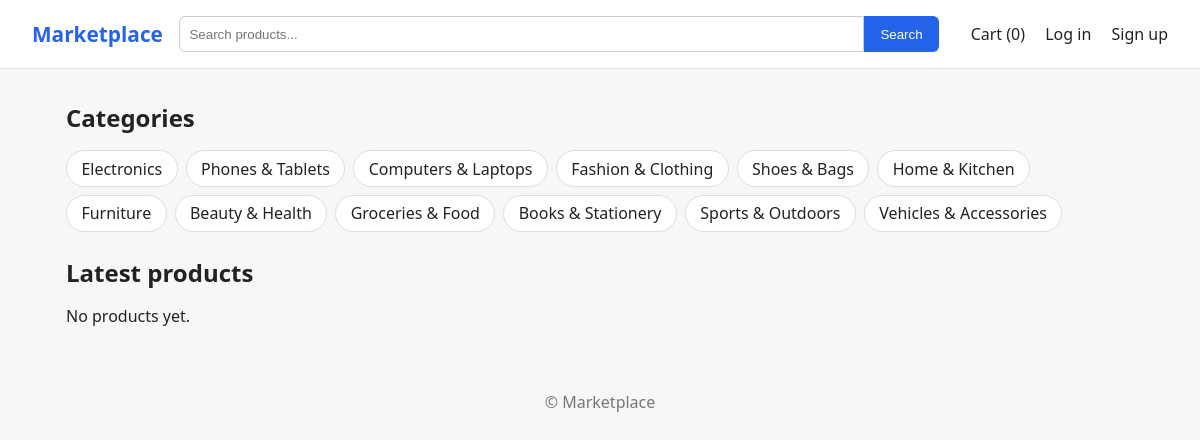
/, run on an earlier commit of the app's database.
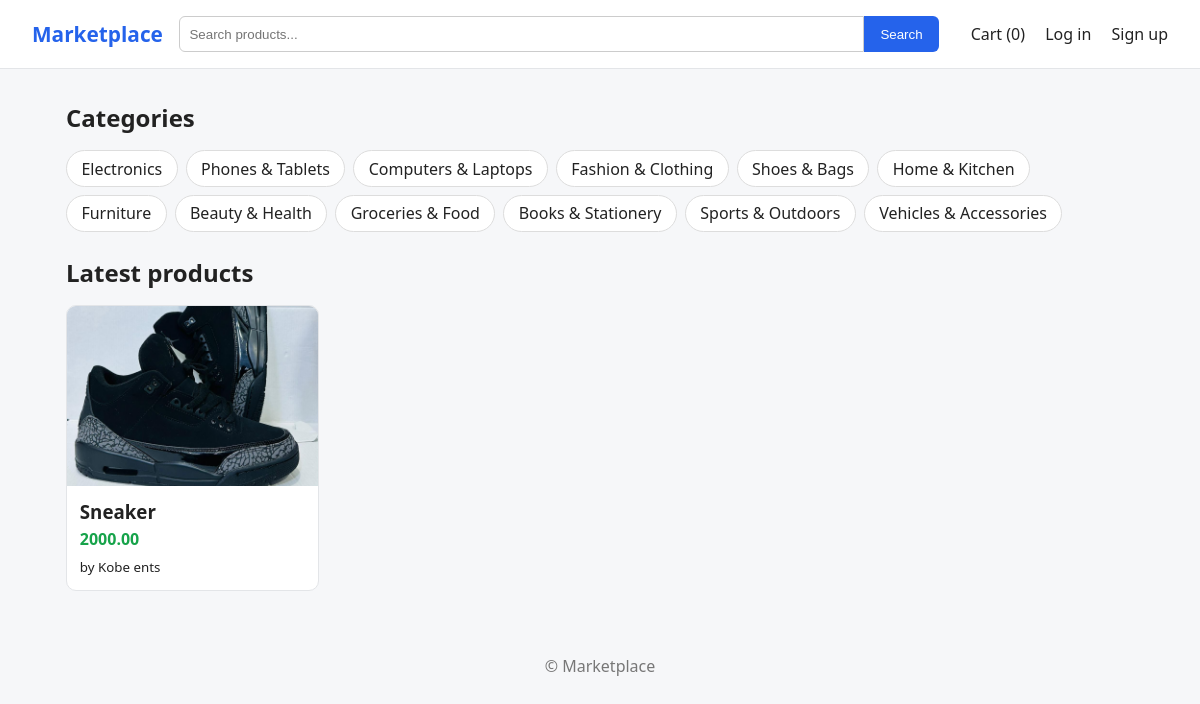
And on a later commit of the database.
### store/models.py (models this page shows, shortened)
class Category(models.Model):
    name = models.CharField(max_length=100)
    slug = models.SlugField(unique=True)
    class Meta:
        verbose_name_plural = "categories"

class Product(models.Model):
    seller = models.ForeignKey(User, on_delete=models.CASCADE, related_name='products')
    category = models.ForeignKey(Category, on_delete=models.SET_NULL, null=True)
    title = models.CharField(max_length=200)
    description = models.TextField()
    price = models.DecimalField(max_digits=10, decimal_places=2)
    image = models.ImageField(upload_to='products/', blank=True)
    is_active = models.BooleanField(default=True)
    created_at = models.DateTimeField(auto_now_add=True)
    class Meta:
        ordering = ['-created_at']

### accounts/models.py (models this page shows)
class Profile(models.Model):
    user = models.OneToOneField(User, on_delete=models.CASCADE)
    is_seller = models.BooleanField(default=False)
    shop_name = models.CharField(max_length=100, blank=True)
    phone = models.CharField(max_length=20, blank=True)
    bio = models.TextField(blank=True)
    def __str__(self):
        return self.shop_name or self.user.username

### store/views.py (the view)
# urls.py: path('', views.home, name='home'),
def home(request):
    products = Product.objects.filter(is_active=True)[:8]
    categories = Category.objects.all()
    return render(request, 'store/home.html', {'products': products, 'categories': categories})

### store/cart.py (called while the page is built)
    def __len__(self):
        return sum(self.cart.values())

### store/context_processors.py (called while the page is built)
def cart_count(request):
    return {'cart_count': len(Cart(request))}

### templates/store/home.html
{% extends 'base.html' %}
{% block content %}
  <h2>Categories</h2>
  <div class="chips">
    {% for c in categories %}
      <a href="{% url 'product_list' %}?category={{ c.slug }}">{{ c.name }}</a>
    {% endfor %}
  </div>
  <h2>Latest products</h2>
  <div class="grid">
    {% for product in products %}
      {% include 'store/_card.html' %}
    {% empty %}
      <p>No products yet.</p>
    {% endfor %}
  </div>
{% endblock %}

### templates/base.html (shortened to what this page needs)
{% load static %}
<!DOCTYPE html>
<html lang="en">
<head>
  <link rel="stylesheet" href="{% static 'css/style.css' %}">
</head>
<body>
  <header class="navbar">
    <a href="{% url 'home' %}" class="logo">Marketplace</a>
    <form action="{% url 'product_list' %}" method="get" class="search">
      <input type="text" name="q" placeholder="Search products..." value="{{ q|default:'' }}">
      <button type="submit">Search</button>
    </form>
    <nav>
      <a href="{% url 'cart' %}">Cart (<span id="cart-count">{{ cart_count }}</span>)</a>
      {% if user.is_authenticated %}
        <span>Hi, {{ user.username }}</span>
        <a href="{% url 'my_orders' %}">My orders</a>
        {% if user.profile.is_seller %}
  <a href="{% url 'seller_dashboard' %}">My shop</a>
  <a href="{% url 'seller_orders' %}">Orders received</a>
        {% else %}
          <a href="{% url 'become_seller' %}">Become a seller</a>
        {% endif %}
        <form action="{% url 'logout' %}" method="post" class="inline-form">
          {% csrf_token %}
          <button type="submit" class="link-btn">Log out</button>
        </form>
      {% else %}
        <a href="{% url 'login' %}">Log in</a>
        <a href="{% url 'signup' %}">Sign up</a>
      {% endif %}
    </nav>
  </header>
  <main class="container">
    {% block content %}{% endblock %}
  </main>
  <footer class="footer">&copy; Marketplace</footer>
</body>
</html>

### templates/store/_card.html
<a href="{% url 'product_detail' product.pk %}" class="card">
  {% if product.image %}
    <img src="{{ product.image.url }}" alt="{{ product.title }}">
  {% else %}
    <div class="no-image">No image</div>
  {% endif %}
  <div class="card-body">
    <h3>{{ product.title }}</h3>
    <p class="price">{{ product.price }}</p>
    <small>by {{ product.seller.profile }}</small>
  </div>
</a>

### static/css/style.css (style rules this page uses)
* { box-sizing: border-box; margin: 0; padding: 0; }
body { font-family: system-ui, sans-serif; background: #f6f7f9; color: #222; }
a { color: inherit; text-decoration: none; }
.navbar { display: flex; gap: 1rem; align-items: center; padding: 1rem 2rem; background: #fff; border-bottom: 1px solid #e3e5e8; flex-wrap: wrap; }
.logo { font-weight: 700; font-size: 1.3rem; color: #2563eb; }
.search { flex: 1; display: flex; min-width: 200px; }
.search input { flex: 1; padding: .6rem; border: 1px solid #ccc; border-radius: 6px 0 0 6px; }
.search button { padding: .6rem 1rem; border: 0; background: #2563eb; color: #fff; border-radius: 0 6px 6px 0; cursor: pointer; }
nav a { margin-left: 1rem; }
.container { max-width: 1100px; margin: 2rem auto; padding: 0 1rem; }
h2 { margin: 1.5rem 0 1rem; }
.chips { display: flex; gap: .5rem; flex-wrap: wrap; margin-bottom: 1rem; }
.chips a { padding: .4rem .9rem; background: #fff; border: 1px solid #ddd; border-radius: 999px; }
.grid { display: grid; grid-template-columns: repeat(auto-fill, minmax(220px, 1fr)); gap: 1.2rem; }
.card { background: #fff; border-radius: 10px; overflow: hidden; border: 1px solid #e3e5e8; transition: transform .15s; }
.card img, .no-image { width: 100%; height: 180px; object-fit: cover; background: #eee; display: flex; align-items: center; justify-content: center; color: #888; }
.card-body { padding: .8rem; }
.price { font-weight: 700; color: #16a34a; margin: .3rem 0; }
.footer { text-align: center; padding: 2rem; color: #777; }

What changed in the data, as far as the page shows it:
added Product: image (picture), title "Sneaker", price "2000.00", seller.profile "Kobe ents"
Also different on the page:
text no longer shown: "No products yet."
